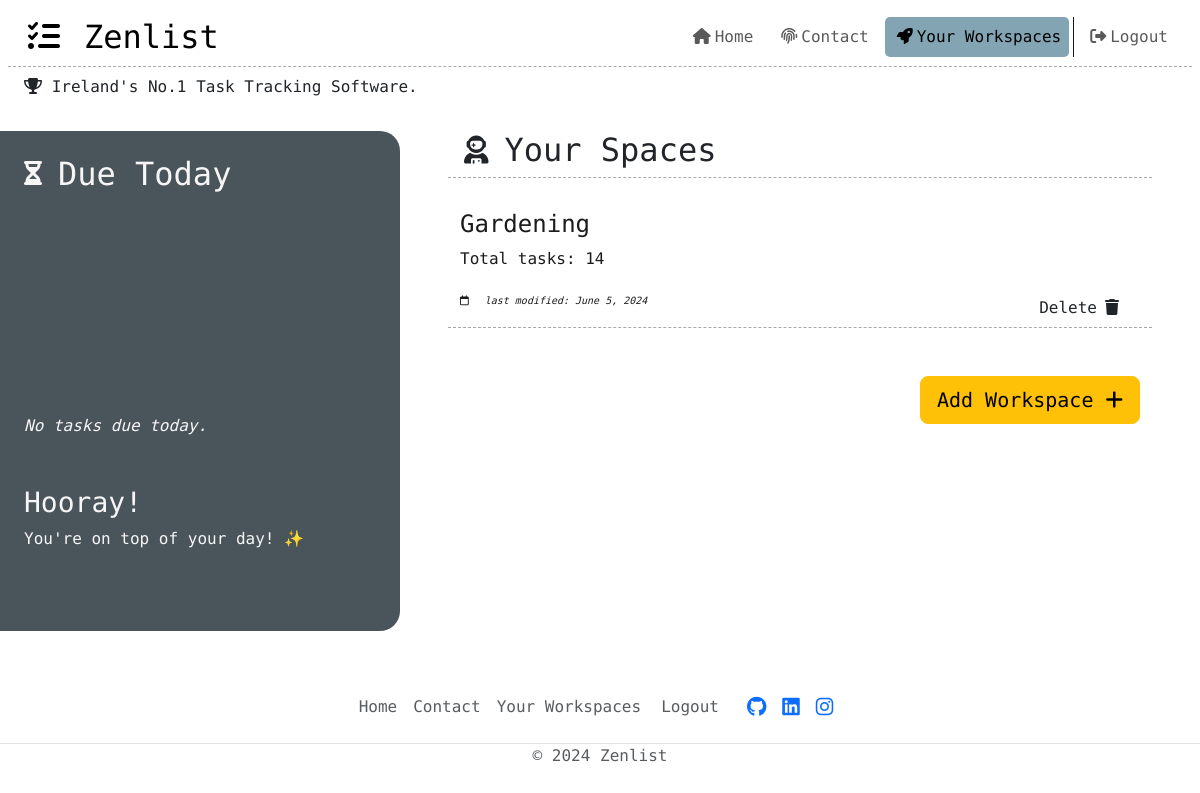
The page /workspaces/ (signed in) on the database as committed earlier.
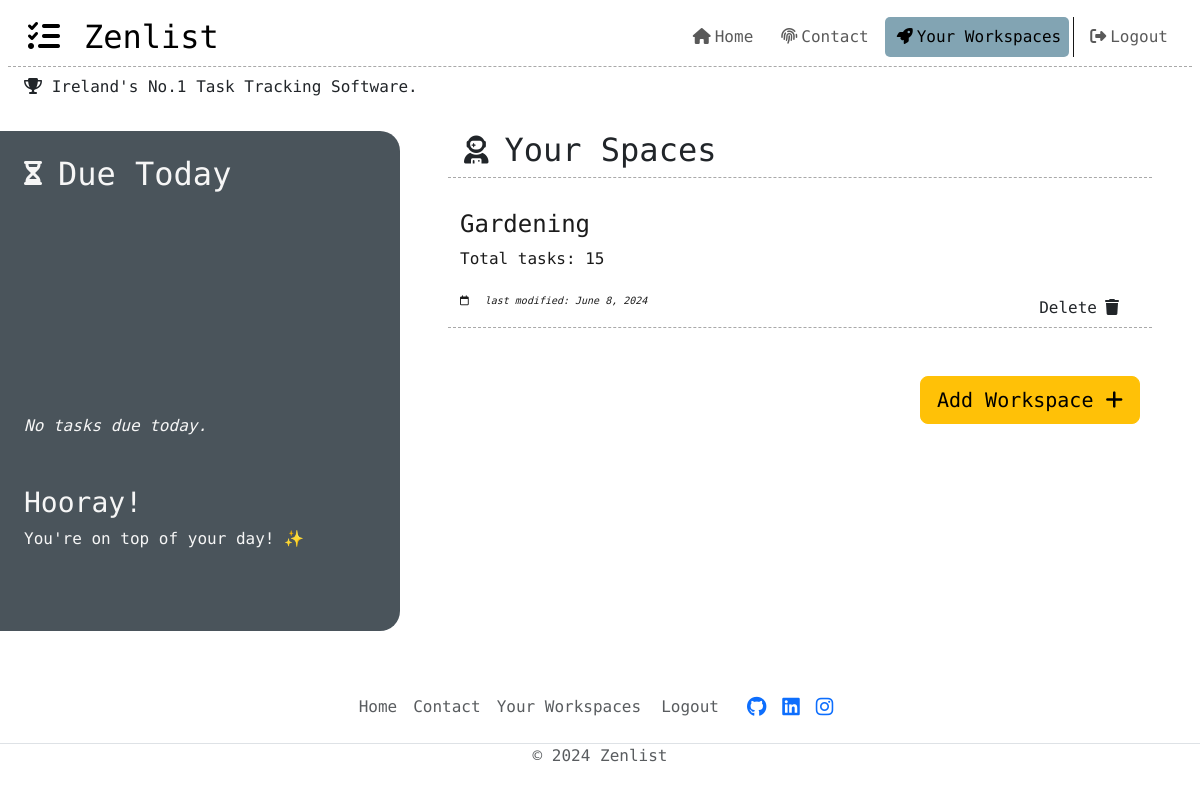
The same page on the database as committed later.
### workspace/models.py (models this page shows, shortened)
class Workspace(models.Model):
    title = models.CharField(max_length=50, unique=True)
    slug = models.SlugField(max_length=200, unique=True)
    creator = models.ForeignKey(
        User,
        on_delete=models.CASCADE,
        related_name='creator'
    )
    created_on = models.DateField(auto_now_add=True)
    updated_on = models.DateField(null=True)
    class Meta:
        ordering = ["-created_on"]

### workspace/views.py (the view, shortened to what this page needs)
# urls.py: path('', views.WorkspaceListView.as_view(), name='spaces'),
class WorkspaceListView(generic.ListView):
    model = Workspace
    template_name = 'workspace/ws_list.html'
    def get_queryset(self):
        user_workspaces = Workspace.objects.filter(creator=self.request.user)
        return user_workspaces
    def get_context_data(self, **kwargs):
        data = super().get_context_data(**kwargs)
        data['user_workspaces'] = Workspace.objects.filter(
                creator=self.request.user
            )
        data['workspace_form'] = WorkspaceForm()
        ws_tasks = self.get_queryset().annotate(
            ws_task_count=Count('workspace_tasks')
        )
        data['ws_tasks'] = ws_tasks.order_by('-created_on')
        due_tasks = self.get_queryset().annotate(
            due_count=Count(
                'workspace_tasks',
                filter=Q(
                    workspace_tasks__due_date=timezone.now().date()
                )
            )
        )
        data['due_tasks'] = due_tasks.order_by('-created_on')
        return data

### workspace/templates/workspace/ws_list.html (shortened to what this page needs)
{% extends "base.html" %} {% block content %}
{% load static %}
{% if user.is_authenticated %}
  {% if user_workspaces %}
  <div class="container mx-0 mt-2 full-width">
    <div class="row d-flex align-items-start justify-content-between">
        <div class="col-sm-12 col-lg-4 p-3 white-text due-task-container">
          {% include 'workspace/_task_analytics.html' %}
        </div>
        <div class="col-sm-12 col-lg-8 px-5">
          <div class="analytic-intro d-flex flex-row align-items-center bb-grey mb-3">
            <h2><i class="fa-solid fa-user-astronaut fa-sm mx-3"></i>Your Spaces</h2>
          </div>
          {% for space in ws_tasks %}
          <div class="container workspace-container mb-5">
            <div class="row d-flex align-items-end justify-content-between">
              <a href="{% url 'full_workspace' space.slug %}" class="workspace-link col-sm-12 col-md-6 py-3">
                <h4 class="post-title">{{ space.title }}</h4>
                <p>Total tasks: {{space.ws_task_count}}</p>
                <em class="post-subtitle"><i class="fa-regular fa-calendar me-3"></i>last modified: {{ space.updated_on }}</em>
              </a>
              <div class="button-container col-sm-12 col-md-6 d-flex align-items-center justify-content-end">
                <button type="button" data-workspace-id="{{space.id}}" data-workspace-title="{{space.title}}" class="btn btn-delete">
                  Delete<i class="fa-solid fa-trash px-2"></i>
                  </button>
              </div>
            </div>
          </div>
          {% endfor %}
          {% include 'workspace/add_ws_modal.html' %}
        </div>
    </div>
  </div>
  {% endif %}
{% else %}
  <!-- If user isn't authenticated and attempts to access the
    workspaces tab via URL input, redirects to signup page. -->
  {% include 'workspace/signup.html' %}
{% endif %}
{% endblock %}

Rows that differ between the two databases and show on the page:
changed Workspace "Gardening": ws_task_count "14" → "15"; updated_on "June 5, 2024" → "June 8, 2024"
